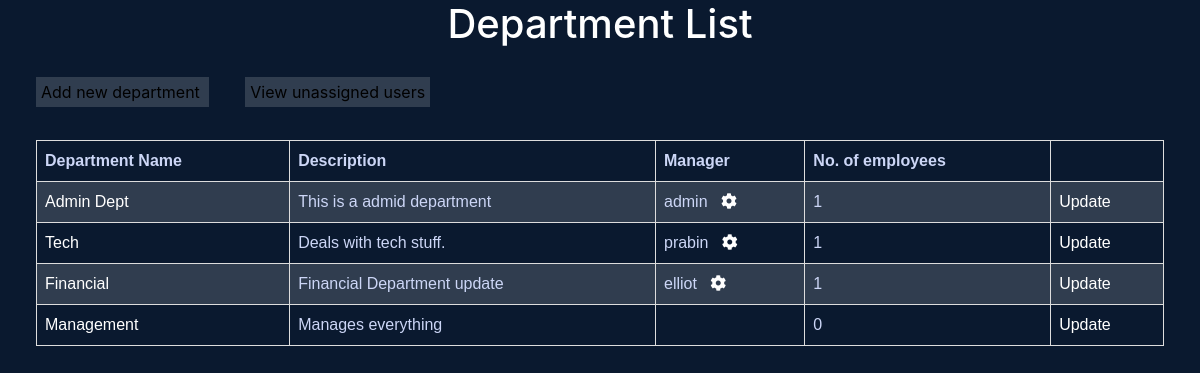
The page /ad/department-list (signed in) on the database its author committed.
### core/models.py (models this page shows, shortened)
class Department(models.Model):
	name = models.CharField(max_length=60)
	description = models.CharField(max_length=264)

class EmployeeJobInfo(models.Model):
	user = models.OneToOneField(User, on_delete=models.CASCADE)
	job_title = models.CharField(max_length=50)
	rank = models.CharField(max_length=25, choices=rank_choices)
	working_hours = models.CharField(max_length=25, choices=working_hours_choices)
	department = models.ForeignKey(Department, on_delete=models.SET_NULL, blank=True, null=True)
	roles = models.ForeignKey(Role, on_delete=models.SET_NULL, blank=True, null=True)
	Pay_Grade = models.ForeignKey(PayGrade, on_delete=models.SET_NULL, blank=True, null=True)
	isManager = models.BooleanField(default=False)

### assignment/views.py (the view)
# urls.py: path('department-list', DepartmentList.as_view(), name='department-list'),
class DepartmentList(AdminRequiredMixin, ListView):
	template_name = "assignment/departmentlist.html"
	model = Department
	context_object_name = 'department'
	def get_context_data(self, **kwargs):
		context = super().get_context_data(**kwargs)
		context['department'] = Department.objects.all()
		context['department_count'] = []
		context['dept_manager'] = []
		for dept in context['department']:
			dept_manager = {
				'department_name': dept.name,
				'dept_manager' : DepartmentManager.objects.filter(department=dept)
			}
			count = {
				'department_name': dept.name,
				'count' : EmployeeJobInfo.objects.filter(department=dept).count(),
				'dept_manager' : EmployeeJobInfo.objects.filter(department=dept).filter(isManager=True)
			}
			context['dept_manager'].append(dept_manager)
			context['department_count'].append(count)
		return context

### assignment/views.py (called while the page is built)
    def dispatch(self, request, *args, **kwargs):
        usr = request.user
        if usr.is_authenticated and usr.is_superuser:
            pass
        else:
            return redirect('core:index')
        return super().dispatch(request, *args, **kwargs)

### assignment/templates/assignment/departmentlist.html (shortened to what this page needs)
{% extends 'core/base.html' %}
{% block content %}
	<h1>Department List</h1>
	<br>
	<a class='add-dept' href="{% url 'createMode:create-departent' %}">
		Add new department
	</a>
	<a class='add-dept' href="{% url 'assignment:unassigned-list' %}">
		View unassigned users
	</a>
	<table>
		<tr>
			<th>Department Name</th>
			<th>Description</th>
			<th>Manager</th>
			<th>No. of employees</th>
			<th></th>
		</tr>
			{% for department in department %}
				<tr>
			    	<td> <a href="{% url 'assignment:userlist' department.pk %}">
			    		{{ department.name}}
			    	</a></td>
			    	<td> {{ department.description }}</td>
			    	<td>
						{% for dept in department_count  %}
							{% if dept.department_name == department.name %}
								{% for manager in dept.dept_manager %}
									{{ manager.user.username }}
									<a href="{% url 'createMode:jobinfo-update' manager.pk %}"><i class="fas fa-cog"></i></a>
								 <br>
								{% endfor %}
							{% endif %}
					{% endfor %}
			    	</td>
			    	<td>
			    		{% for dept in department_count  %}
							{% if dept.department_name == department.name %}
								{{ dept.count }}
							{% endif %}
					{% endfor %}
			    	</td>
			    	<td>
			    		<a href="{% url 'createMode:update-department' department.pk %}">Update</a>
			    	</td>
			    </tr>
			{% endfor %}
	</table>
{% endblock %}

### core/static/core/style.css (style rules this page uses)
html, body { background-color: #0a192f; color: rgb(204, 214, 246); }
h1, h2, h3, h4, h5 { color: white; }
table { width: 350px; padding: 15px 100px; }

### assignment/static/assignment/style.css (style rules this page uses)
table { font-family: arial, sans-serif; border-collapse: collapse; width: 94%; margin-left: 3%; margin-top: 3% }
td, th { border: 1px solid #dddddd; text-align: left; padding: 8px; }
tr:nth-child(even) { background-color: #dddddd2e; }
a { color: black; text-decoration: none; }
h1,h3 { text-align: center; }
td > a { color: white; }
.add-dept { color: black; background-color: #303d4f; margin-left: 3%; padding: 5px; }

### rows shown on the page
Department: name "Admin Dept", description "This is a admid department", count "1"
EmployeeJobInfo: user.username "admin"
Department: name "Tech", description "Deals with tech stuff.", count "1"
EmployeeJobInfo: user.username "prabin"
Department: name "Financial", description "Financial Department update", count "1"
EmployeeJobInfo: user.username "elliot"
Department: name "Management", description "Manages everything", count "0"
